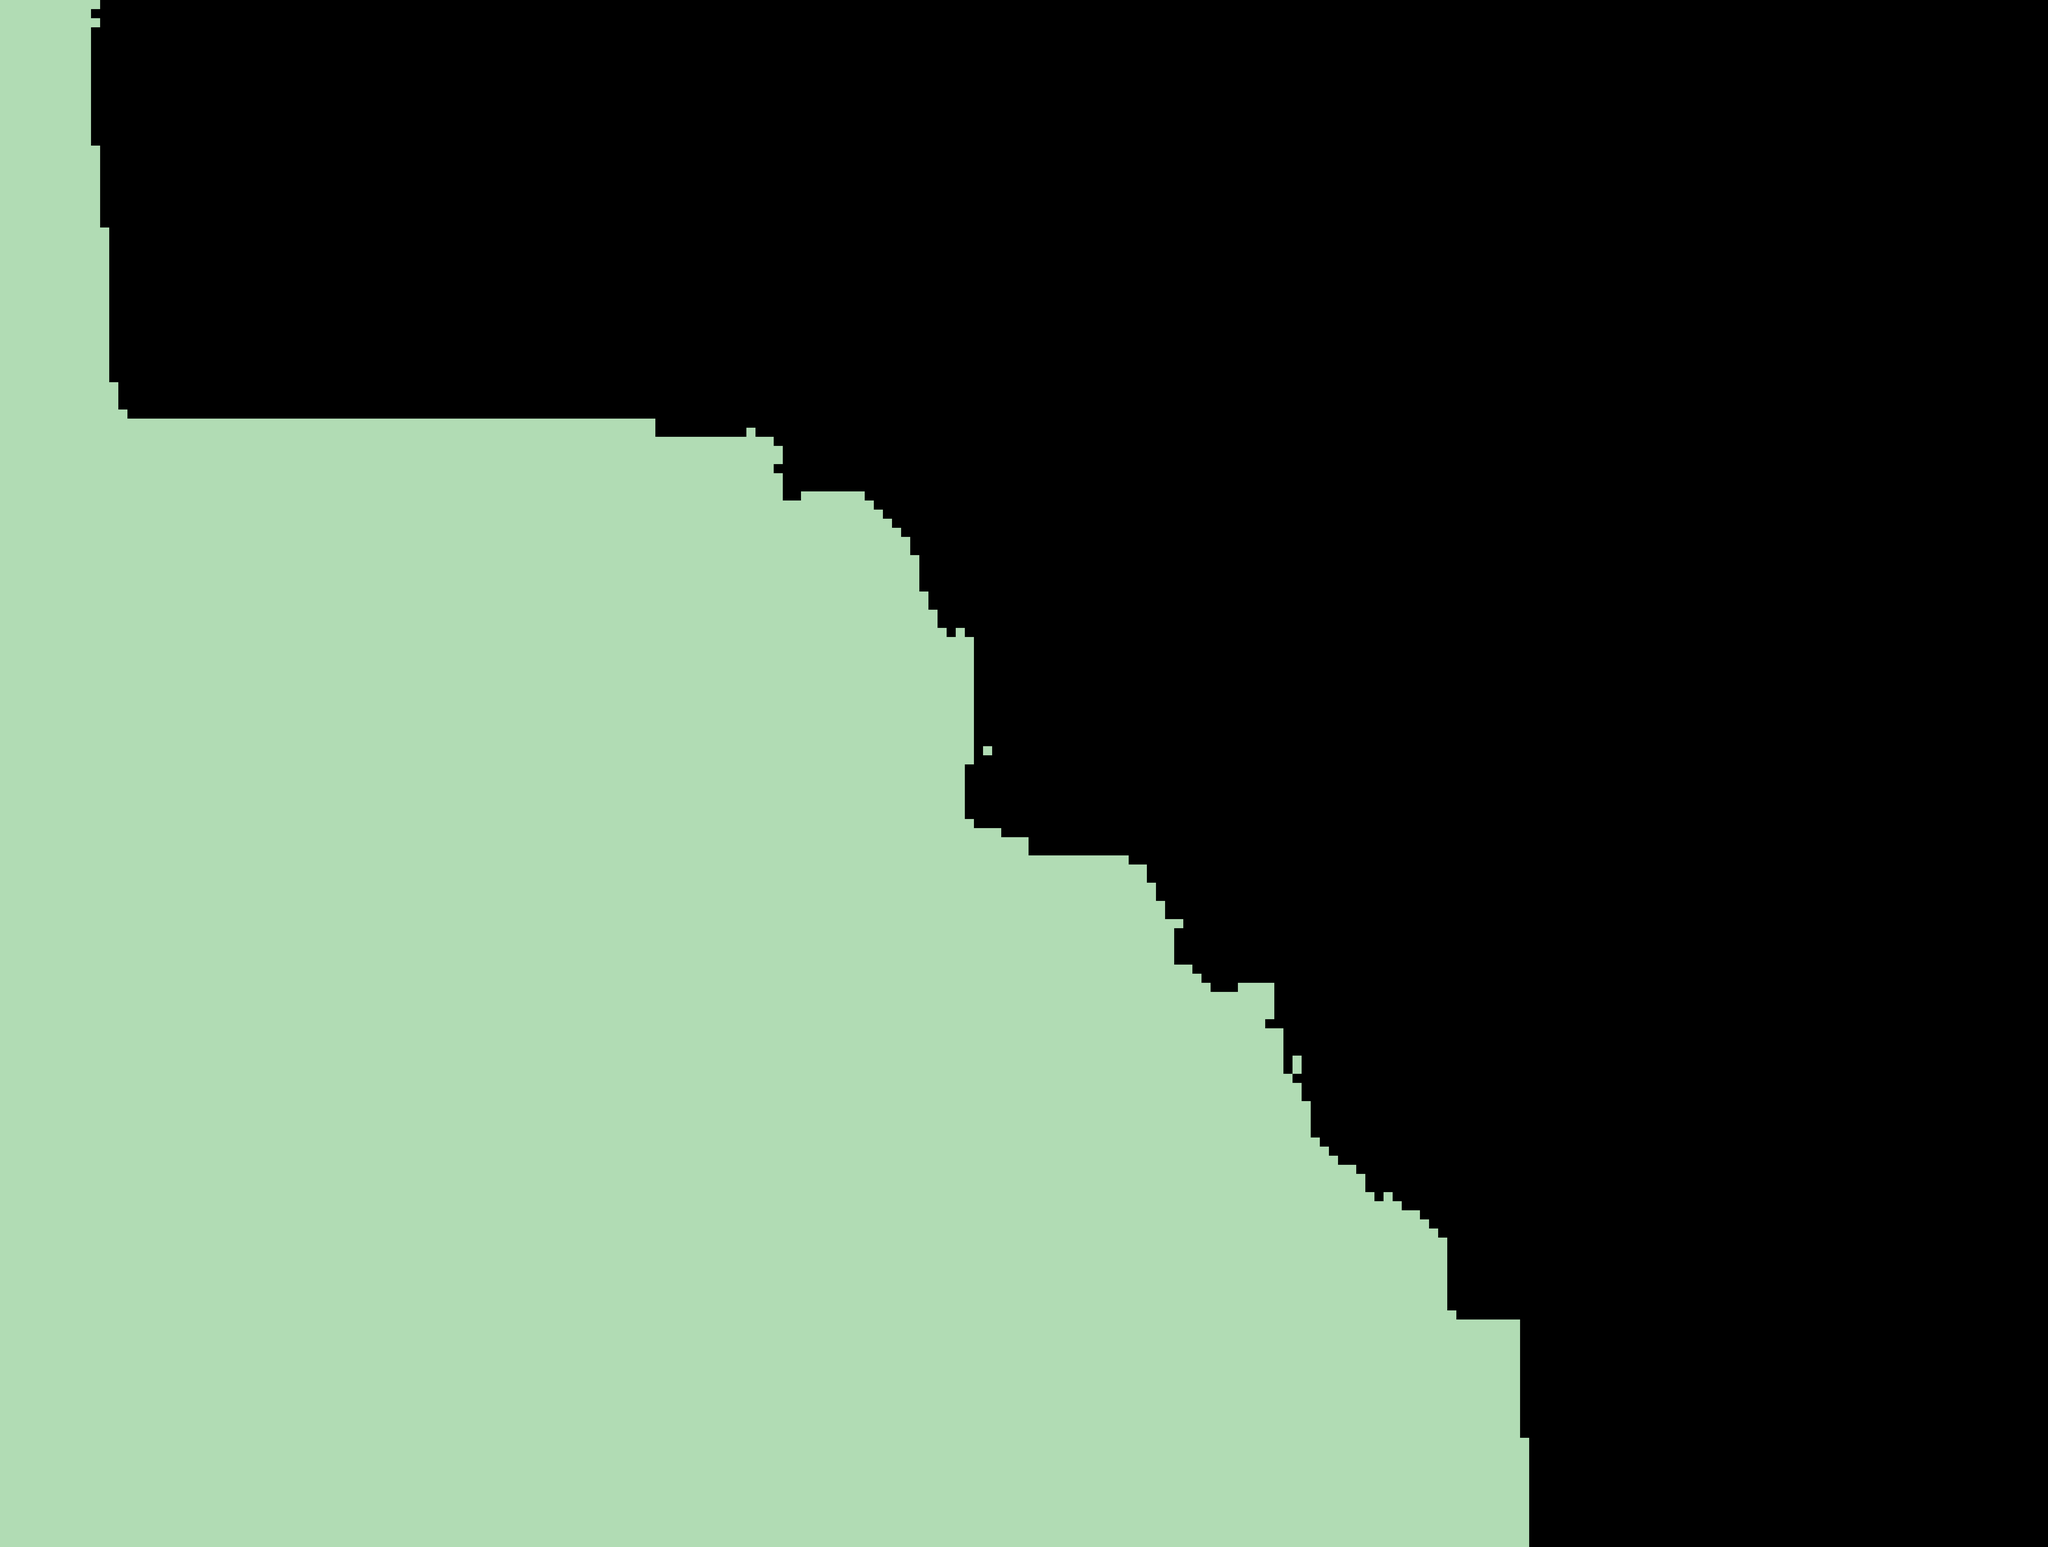

Rendered tile map (Tiled .tmx) drawn with the repository's tilesets; below, a short description and the map source with its tile grids summarised:
An orthogonal 225x170 tile map with 32x32 px tiles, 2 tile layers (sky, background), 27 tilesets and 140 objects (52x changeLevel, 19x rectangle, 5x ball, 2x skateboard, 2x cameraFocus, ...).

<map version="1.0" tiledversion="1.1.6" orientation="orthogonal" renderorder="right-down" width="225" height="170" tilewidth="32" tileheight="32" infinite="0" nextobjectid="253">
 <tileset firstgid="1" source="../tilesets/test-tileset.tsx" />
 <tileset firstgid="3" source="../tilesets/tree-square-tileset.tsx" />
 <tileset firstgid="4" name="tree-triangle" tilewidth="390" tileheight="775" tilecount="1" columns="1">
  <image source="../../silly-sam/assets/art/environment-textures/tree-triangle.png" width="390" height="775" />
 </tileset>
 <tileset firstgid="5" source="../tilesets/ground-base.tsx" />
 <tileset firstgid="294" source="../tilesets/groupedtrees-001.tsx" />
 <tileset firstgid="295" source="../tilesets/groupedtrees-002.tsx" />
 <tileset firstgid="296" source="../tilesets/groupedtrees-003.tsx" />
 <tileset firstgid="297" source="../tilesets/bush-005.tsx" />
 <tileset firstgid="298" source="../tilesets/bush-002.tsx" />
 <tileset firstgid="299" source="../tilesets/grass-tuft-004.tsx" />
 <tileset firstgid="300" source="../tilesets/grass-tuft-003.tsx" />
 <tileset firstgid="301" source="../tilesets/grass-tuft-002.tsx" />
 <tileset firstgid="302" source="../tilesets/grass-tuft-007.tsx" />
 <tileset firstgid="303" source="../tilesets/grass-tuft-009.tsx" />
 <tileset firstgid="304" source="../tilesets/rock-003.tsx" />
 <tileset firstgid="305" source="../tilesets/rock-004.tsx" />
 <tileset firstgid="306" source="../tilesets/rock-005.tsx" />
 <tileset firstgid="307" source="../tilesets/grass-tuft-005.tsx" />
 <tileset firstgid="308" source="../tilesets/bush-003.tsx" />
 <tileset firstgid="309" source="../tilesets/bush-006.tsx" />
 <tileset firstgid="310" source="../tilesets/cloud-002.tsx" />
 <tileset firstgid="311" source="../tilesets/cloud-001.tsx" />
 <tileset firstgid="312" source="../tilesets/sky.tsx" />
 <tileset firstgid="313" source="../tilesets/grass-tuft-006.tsx" />
 <tileset firstgid="314" source="../tilesets/bush-004.tsx" />
 <tileset firstgid="315" source="../tilesets/grass-pattern-001.tsx" />
 <tileset firstgid="316" source="../tilesets/grass-pattern-002.tsx" />
 <layer name="sky" width="225" height="170">
  <data>[38250 cells, 0 non-empty, 0 distinct tile ids]</data>
 </layer>
 <layer name="background" width="225" height="170">
  <data>[38250 cells, 16842 non-empty, 3 distinct tile ids]</data>
 </layer>
 <objectgroup name="background objects">
  <object id="111" gid="3" x="1844.51" y="980.337" width="196.226" height="378" rotation="17.5543" />
  <object id="112" gid="4" x="1071.08" y="1008.6" width="225.339" height="456.439" rotation="-13.3919" />
  <object id="162" gid="299" x="1205" y="997.667" width="69" height="119" />
  <object id="164" gid="301" x="1941.99" y="1007.99" width="47.5826" height="76" rotation="20.9432" />
  <object id="165" gid="302" x="925" y="999" width="136" height="113" />
  <object id="167" gid="303" x="2977.51" y="1132.66" width="162.578" height="147.846" rotation="38.8092" />
  <object id="180" gid="310" x="2494" y="775" width="319" height="148" />
  <object id="181" gid="311" x="3258" y="937" width="337" height="155" />
  <object id="182" gid="311" x="1466" y="697" width="303" height="155" />
  <object id="185" gid="297" x="932.035" y="619.5" width="205.93" height="323" rotation="4.60213" />
  <object id="186" gid="298" x="1802.32" y="1003.82" width="75.3633" height="98.3581" rotation="-34.4473" />
  <object id="188" gid="304" x="1580.84" y="988.561" width="118.689" height="84.3107" rotation="0.522698" />
  <object id="195" gid="298" x="3139" y="1371" width="125" height="181" />
  <object id="216" gid="307" x="4503.2" y="3390.55" width="81" height="119" rotation="53.8336" />
  <object id="217" gid="307" x="4517.81" y="3384.45" width="95" height="93" rotation="-278.96" />
  <object id="226" gid="311" x="3928.5" y="1709.5" width="303" height="155" />
  <object id="227" gid="311" x="4206.5" y="2373.5" width="303" height="155" />
  <object id="228" gid="310" x="4270" y="2373" width="319" height="148" />
  <object id="229" gid="310" x="4977" y="2995" width="302" height="154" />
  <object id="230" gid="311" x="6359" y="3987" width="337" height="155" />
 </objectgroup>
 <objectgroup name="objects">
  <!-- 84 objects omitted --></objectgroup>
 <objectgroup name="foreground objects">
  <!-- 36 objects omitted --></objectgroup>
</map>
<!-- 120 of 140 objects omitted -->
